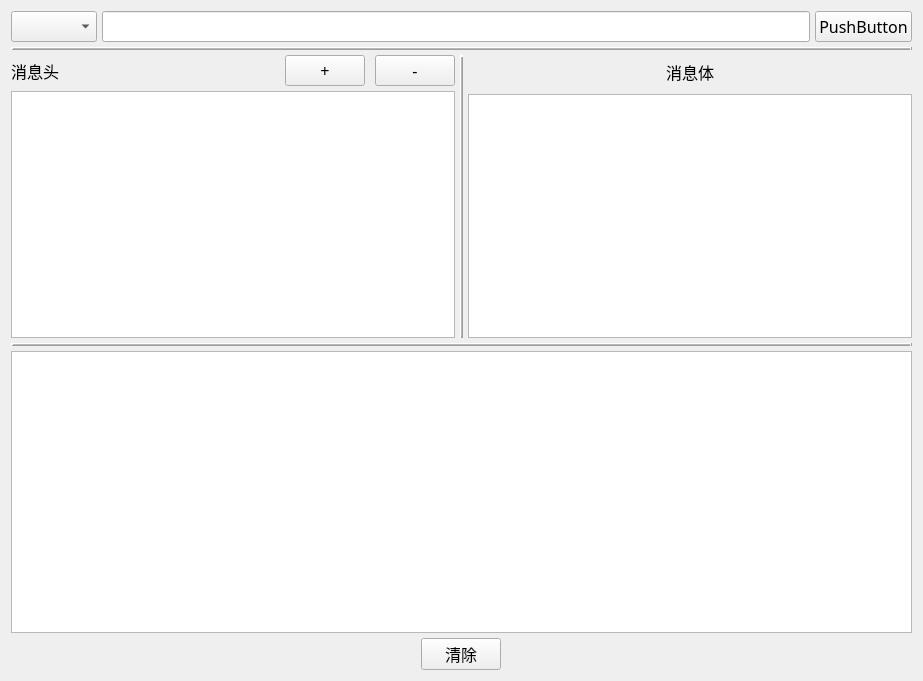
<?xml version="1.0" encoding="UTF-8"?>
<ui version="4.0">
 <class>Form</class>
 <widget class="QWidget" name="Form">
  <property name="geometry">
   <rect>
    <x>0</x>
    <y>0</y>
    <width>923</width>
    <height>681</height>
   </rect>
  </property>
  <property name="windowTitle">
   <string>Form</string>
  </property>
  <property name="windowOpacity">
   <double>1.000000000000000</double>
  </property>
  <layout class="QVBoxLayout" name="verticalLayout_3">
   <property name="spacing">
    <number>5</number>
   </property>
   <item>
    <layout class="QHBoxLayout" name="horizontalLayout">
     <item>
      <widget class="QComboBox" name="comboBox">
       <property name="font">
        <font>
         <family>微软雅黑</family>
         <pointsize>12</pointsize>
         <weight>50</weight>
         <bold>false</bold>
        </font>
       </property>
      </widget>
     </item>
     <item>
      <widget class="QLineEdit" name="lineEdit">
       <property name="font">
        <font>
         <family>微软雅黑</family>
         <pointsize>12</pointsize>
         <weight>50</weight>
         <bold>false</bold>
        </font>
       </property>
      </widget>
     </item>
     <item>
      <widget class="QPushButton" name="pushButton">
       <property name="font">
        <font>
         <family>微软雅黑</family>
         <pointsize>12</pointsize>
         <weight>50</weight>
         <bold>false</bold>
        </font>
       </property>
       <property name="text">
        <string>PushButton</string>
       </property>
      </widget>
     </item>
    </layout>
   </item>
   <item>
    <widget class="QFrame" name="frame_2">
     <property name="enabled">
      <bool>true</bool>
     </property>
     <property name="frameShape">
      <enum>QFrame::HLine</enum>
     </property>
     <property name="frameShadow">
      <enum>QFrame::Raised</enum>
     </property>
     <property name="lineWidth">
      <number>2</number>
     </property>
     <property name="midLineWidth">
      <number>1</number>
     </property>
    </widget>
   </item>
   <item>
    <layout class="QHBoxLayout" name="horizontalLayout_3">
     <item>
      <layout class="QVBoxLayout" name="verticalLayout_2">
       <item>
        <layout class="QHBoxLayout" name="horizontalLayout_2">
         <item>
          <widget class="QLabel" name="label">
           <property name="sizePolicy">
            <sizepolicy hsizetype="Minimum" vsizetype="Preferred">
             <horstretch>2</horstretch>
             <verstretch>0</verstretch>
            </sizepolicy>
           </property>
           <property name="font">
            <font>
             <family>微软雅黑</family>
             <pointsize>12</pointsize>
             <weight>50</weight>
             <bold>false</bold>
            </font>
           </property>
           <property name="text">
            <string>消息头</string>
           </property>
          </widget>
         </item>
         <item>
          <widget class="QPushButton" name="pushButton_2">
           <property name="sizePolicy">
            <sizepolicy hsizetype="Fixed" vsizetype="Fixed">
             <horstretch>1</horstretch>
             <verstretch>0</verstretch>
            </sizepolicy>
           </property>
           <property name="font">
            <font>
             <family>微软雅黑</family>
             <pointsize>12</pointsize>
             <weight>50</weight>
             <bold>false</bold>
            </font>
           </property>
           <property name="text">
            <string>+</string>
           </property>
          </widget>
         </item>
         <item>
          <spacer name="horizontalSpacer">
           <property name="orientation">
            <enum>Qt::Horizontal</enum>
           </property>
           <property name="sizeHint" stdset="0">
            <size>
             <width>5</width>
             <height>5</height>
            </size>
           </property>
          </spacer>
         </item>
         <item>
          <widget class="QPushButton" name="pushButton_3">
           <property name="enabled">
            <bool>true</bool>
           </property>
           <property name="sizePolicy">
            <sizepolicy hsizetype="Fixed" vsizetype="Fixed">
             <horstretch>1</horstretch>
             <verstretch>0</verstretch>
            </sizepolicy>
           </property>
           <property name="font">
            <font>
             <family>微软雅黑</family>
             <pointsize>12</pointsize>
             <weight>50</weight>
             <bold>false</bold>
            </font>
           </property>
           <property name="text">
            <string>-</string>
           </property>
          </widget>
         </item>
        </layout>
       </item>
       <item>
        <widget class="QListWidget" name="listWidget">
         <property name="autoFillBackground">
          <bool>false</bool>
         </property>
         <property name="dragDropOverwriteMode">
          <bool>false</bool>
         </property>
         <property name="alternatingRowColors">
          <bool>false</bool>
         </property>
         <property name="modelColumn">
          <number>0</number>
         </property>
         <property name="uniformItemSizes">
          <bool>false</bool>
         </property>
        </widget>
       </item>
      </layout>
     </item>
     <item>
      <widget class="QFrame" name="frame">
       <property name="enabled">
        <bool>true</bool>
       </property>
       <property name="frameShape">
        <enum>QFrame::VLine</enum>
       </property>
       <property name="frameShadow">
        <enum>QFrame::Raised</enum>
       </property>
       <property name="lineWidth">
        <number>2</number>
       </property>
       <property name="midLineWidth">
        <number>1</number>
       </property>
      </widget>
     </item>
     <item>
      <layout class="QVBoxLayout" name="verticalLayout">
       <item>
        <layout class="QHBoxLayout" name="horizontalLayout_7">
         <property name="topMargin">
          <number>5</number>
         </property>
         <property name="bottomMargin">
          <number>5</number>
         </property>
         <item>
          <widget class="QLabel" name="label_2">
           <property name="sizePolicy">
            <sizepolicy hsizetype="Maximum" vsizetype="Preferred">
             <horstretch>0</horstretch>
             <verstretch>0</verstretch>
            </sizepolicy>
           </property>
           <property name="font">
            <font>
             <family>微软雅黑</family>
             <pointsize>12</pointsize>
             <weight>50</weight>
             <bold>false</bold>
            </font>
           </property>
           <property name="text">
            <string>消息体</string>
           </property>
          </widget>
         </item>
        </layout>
       </item>
       <item>
        <widget class="QPlainTextEdit" name="plainTextEdit_2">
         <property name="frameShadow">
          <enum>QFrame::Raised</enum>
         </property>
        </widget>
       </item>
      </layout>
     </item>
    </layout>
   </item>
   <item>
    <widget class="QFrame" name="frame_3">
     <property name="enabled">
      <bool>true</bool>
     </property>
     <property name="frameShape">
      <enum>QFrame::HLine</enum>
     </property>
     <property name="frameShadow">
      <enum>QFrame::Raised</enum>
     </property>
     <property name="lineWidth">
      <number>2</number>
     </property>
     <property name="midLineWidth">
      <number>1</number>
     </property>
    </widget>
   </item>
   <item>
    <widget class="QPlainTextEdit" name="plainTextEdit_3"/>
   </item>
   <item>
    <layout class="QHBoxLayout" name="horizontalLayout_5">
     <item>
      <widget class="QPushButton" name="pushButton_4">
       <property name="sizePolicy">
        <sizepolicy hsizetype="Fixed" vsizetype="Fixed">
         <horstretch>0</horstretch>
         <verstretch>0</verstretch>
        </sizepolicy>
       </property>
       <property name="font">
        <font>
         <family>微软雅黑</family>
         <pointsize>12</pointsize>
         <weight>50</weight>
         <bold>false</bold>
        </font>
       </property>
       <property name="text">
        <string>清除</string>
       </property>
      </widget>
     </item>
    </layout>
   </item>
  </layout>
 </widget>
 <resources/>
 <connections/>
</ui>
